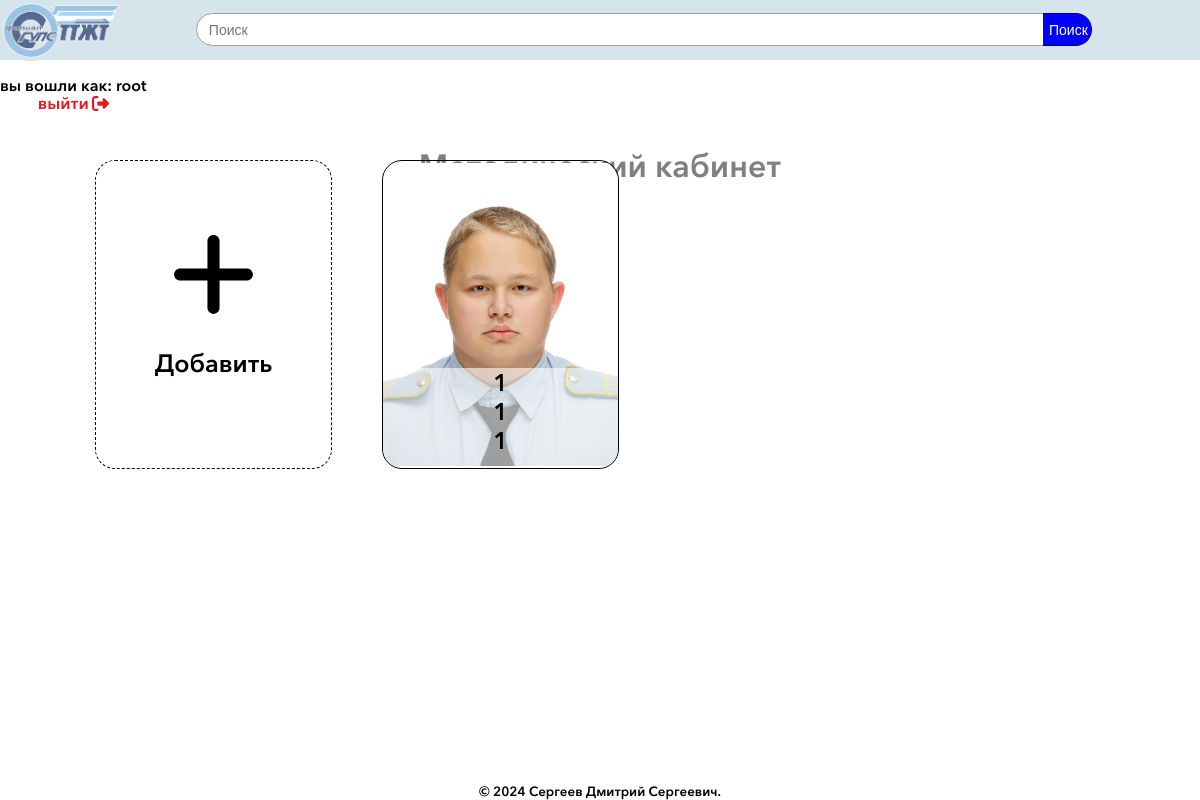
/main.php (signed in), run on an earlier commit of the app's database.
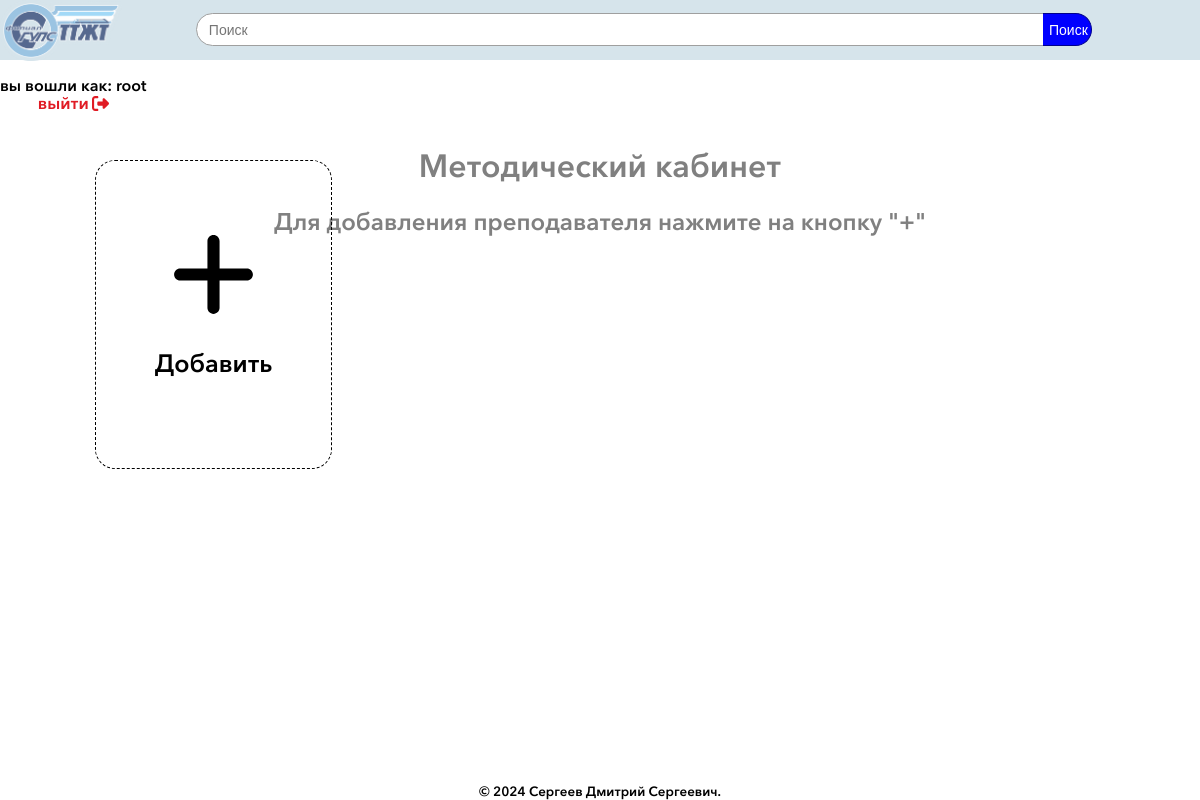
And on a later commit of the database.
### tables this page shows
CREATE TABLE `prep` (
  `id` int(11) NOT NULL,
  `name` varchar(255) NOT NULL,
  `surname` varchar(255) NOT NULL,
  `patronymic` varchar(255) NOT NULL,
  `DOB` date NOT NULL,
  `categorie` varchar(255) NOT NULL
);

### sql.php (called while the page is built, shortened)
<?php
function connectToDatabase() {
    $servername = "172.16.238.10";
    $username = "root";
    $password = "";
    $dbname = "mk";
    try {
        $conn = new PDO("mysql:host=$servername;dbname=$dbname", $username, $password);
        $conn->setAttribute(PDO::ATTR_ERRMODE, PDO::ERRMODE_EXCEPTION);
        return $conn;
    } catch(PDOException $e) {
        echo "Connection failed: " . $e->getMessage();
        die();
    }
}
function getTableData($tableName) {
    $conn = connectToDatabase();
    $sql = "SELECT * FROM $tableName";
    try {
        $result = $conn->query($sql);
        $data = $result->fetchAll(PDO::FETCH_ASSOC);
        $rowCount = count($data);
        return ['data' => $data, 'count' => $rowCount];
    } catch (Exception $e) {
        return "Error: " . $e->getMessage();
    }
}
?>

### main.php (the view, shortened to what this page needs)
<?php
        include 'sql.php';
?>
<!DOCTYPE html>
<html lang="en">
<head>
    <link rel="stylesheet" href="style.css">
</head>
<body>
    <div class="header">
        <a href="main.php"><img src="pic/logo.png" alt="" width="122" height="61"></a>
        <form action="main_src.php" method="post" id="sr">
            <input type="search" name="search" class="search" placeholder="Поиск">
            <input type="submit" value="Поиск" class="src_btn">
        </form>
       <div id="logout">
        <?php echo("<p>" . "вы вошли как: " . $_SESSION["login"] . "</p>"); ?>
        <a href="logout.php">выйти<img src="pic/right-from-bracket-solid.svg" width="17px" height="17px"></a></div>
        <div id="main">
        <h1>Методический кабинет</h1>
        <?php
        $table = "prep";
        $result = getTableData($table);
        $data = $result['data'];
        $count = $result['count'];
            if ($count === 0) {
                echo '<h2>Для добавления преподавателя нажмите на кнопку "+" <a href=""></a></h2>';
            }
        ?>
        </div>
    </div>
    <div class="content" id="mc">
        <a href="add_prep.php"> <div class="prep_new"><img id="plus" src="pic/plus-solid.svg" alt="" width="96.57px" height="96.57px"><p id="dobav">Добавить</p></div></a>
        <?php
        foreach ($data as $row) {
            echo '<div class="prep">';
            echo '<a href="edit_prep.php?id='. $row['id'] . '" id="wq"> <div class="name">';
            echo '<p>' . $row['surname'] . '</p>';
            echo '<p>' . $row['name'] . '</p>';
            echo '<p>' . $row['patronymic'] . '</p>';
            echo '</div>';
            echo '<div class="photo"><img src="im/' . $row['id'] . '.png" onerror="hideBrokenImage(this)"></div></a>';
            echo '</div>';
        }
        ?>
    </div>
    <footer>
        <small>
        © 2024 Сергеев Дмитрий Сергеевич.
        </small>
    </footer>
</body>
</html>

### style.css (style rules this page uses)
html { font-family: 'AvenirNextCyr-Demi'; }
body { margin: 0%; }
a { color: #000000; text-decoration: none; }
.header { display: flex; flex-direction: row; align-items: center; flex-wrap: wrap; width: 100%; height:60px; background-color: #D6E4EB; z-index: 2; }
.content { position: absolute; max-width: 100%; margin-top: 50px; margin-left: 45px; display: flex; flex-direction: row; flex-wrap: wrap; }
.prep_new { margin-top: 50px; margin-left: 50px; width: 235px; height: 307px; border: 1px dashed black; border-radius: 20px; display: flex; flex-direction: column; align-items: center; justify-content: center; }
.search { border: 1px solid #9f9f9f; margin-left: 60px; width: 86.5%; height: 33px; border-radius: 20px 0px 0px 20px; text-indent: 10px; outline: none; font-size: 14px; }
.src_btn { border:1px solid darkblue; width: 5%; height: 33px; border-radius: 0px 20px 20px 0px; background-color: blue; color: #fff; border-left: none; cursor: pointer; font-size: 14px; margin-left: -4px; transition-duration: 0.5s; }
#sr { display: flex; align-items:center; justify-content:center; height: 60px; width: 82%; margin-top:-6px; }
#main { margin-left: 20%; margin-right: 20%; text-align: center; width: 60%; margin-bottom: -10px; color:gray; }
#dobav { font-weight:bold; font-size:25px; }
footer { width:100%; position:absolute; bottom:0px; text-align: center; color: #000; }
#logout { display:flex; align-items:center; justify-content:center; height:100%; flex-direction:column; }
#logout p { margin-bottom:-3px; margin-top:-3px; }
#logout a { font-size:17px; vertical-align:center; color:#e01b24; }
#logout img { margin-left:3px; margin-bottom:-3px; }
.prep { position: relative; overflow: hidden; margin-top: 50px; margin-left: 50px; width: 235px; height: 307px; border-radius: 20px; border: 1px solid black; }
.photo { z-index: 3; overflow: hidden; width: 235px; height: 307px; border-radius: 20px; }
.photo img { margin:0px auto 0px auto; display:block; object-fit:contain; width: 235px; height: 307px; border-radius: 20px; }
.name { position: absolute; z-index: 0; margin-top: 207px; width: 235px; height: 100px; background: rgba(255, 255, 255, 0.6); border-radius: 0px 0px 20px 20px; font-style: normal; font-weight: 400; font-size: 24px; line-height: 29px; display: flex; flex-direction: column; align-items: center; text-align: center; }
.name p { margin: 0px; }

What changed in the data, as far as the page shows it:
removed prep: surname "1", name "1", patronymic "1"
Also different on the page:
text now shown: "Для добавления преподавателя нажмите на кнопку \"+\""
